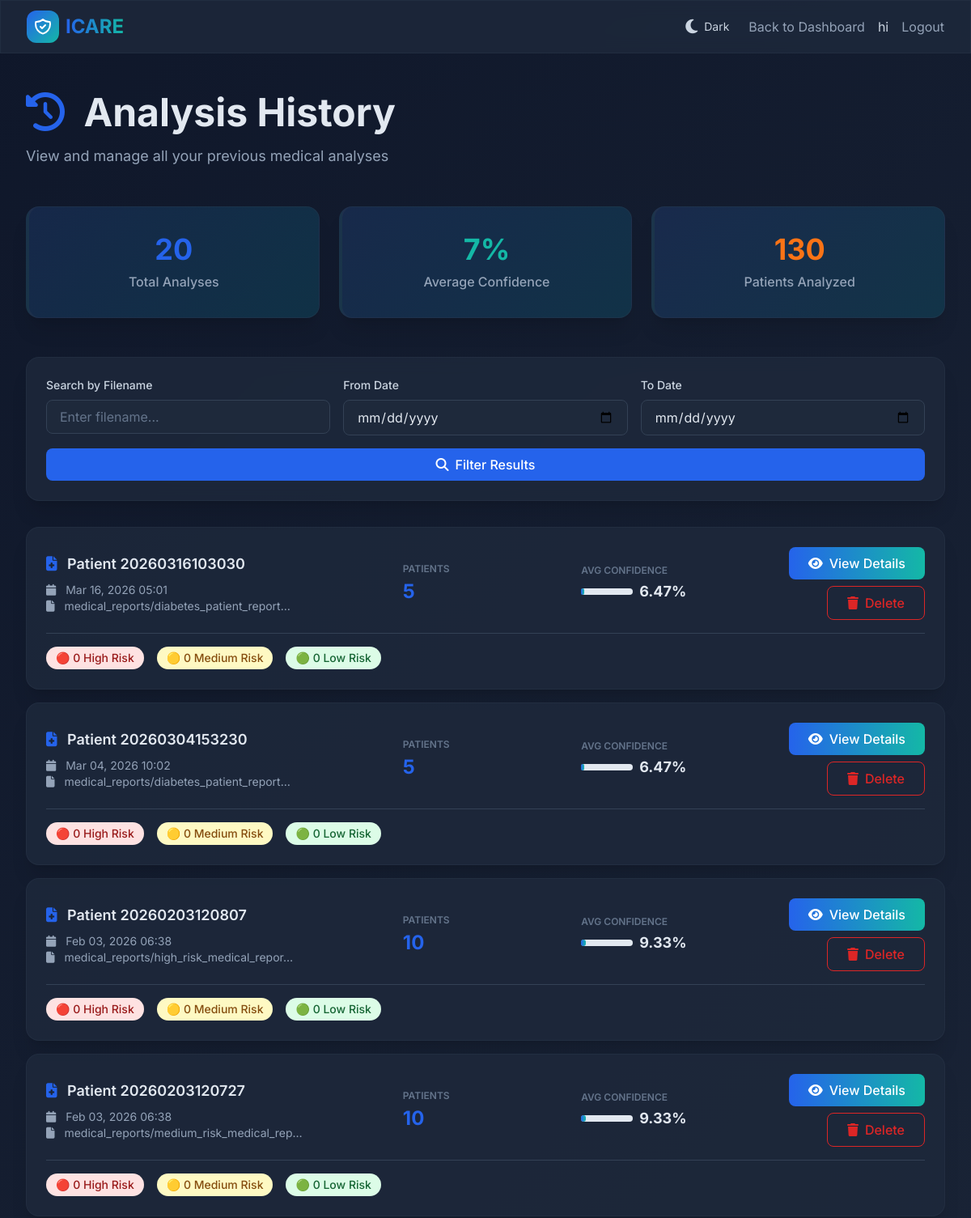
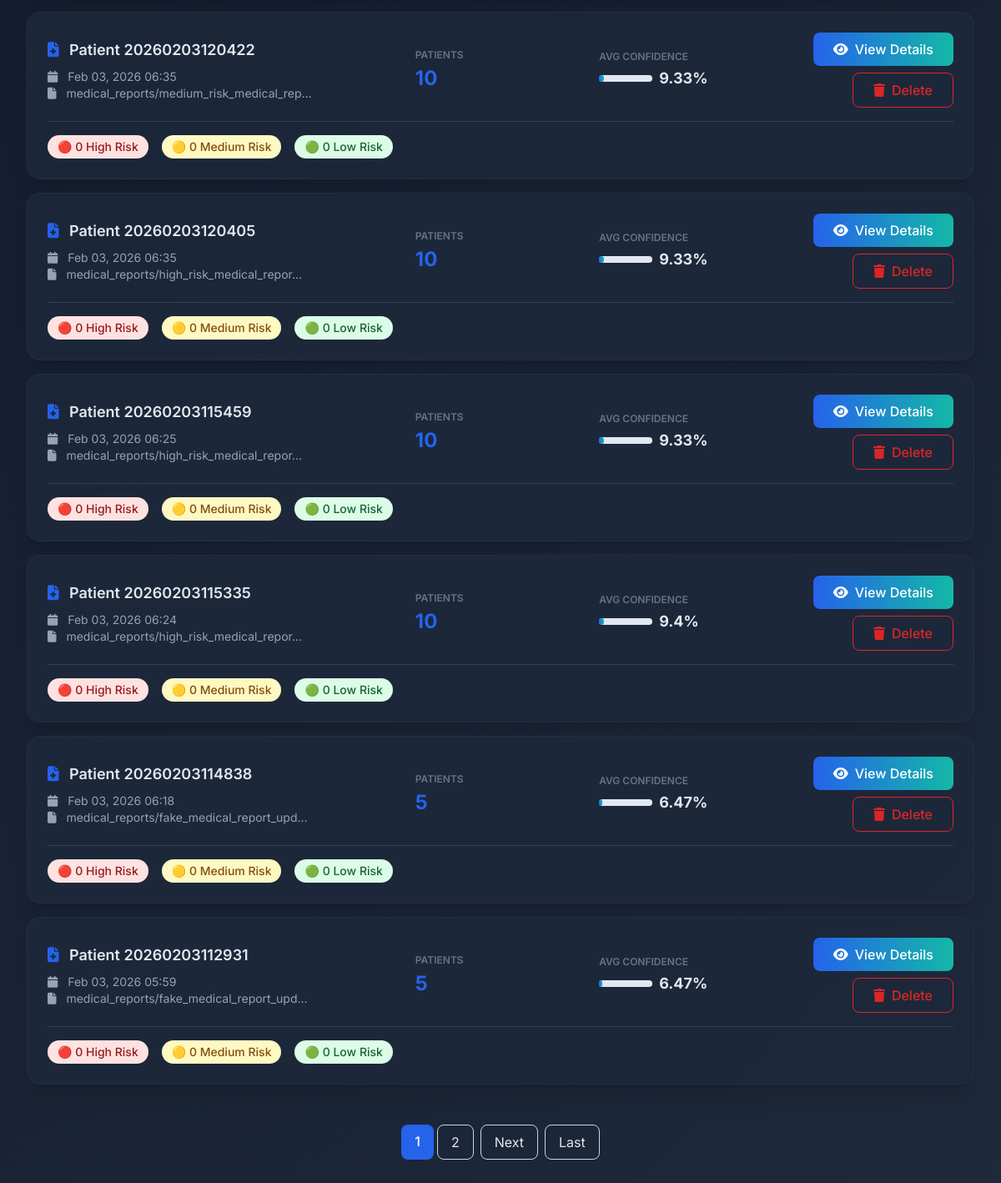
The app's page /analysis-history/ (signed in), older data (2 pictures, top to bottom).
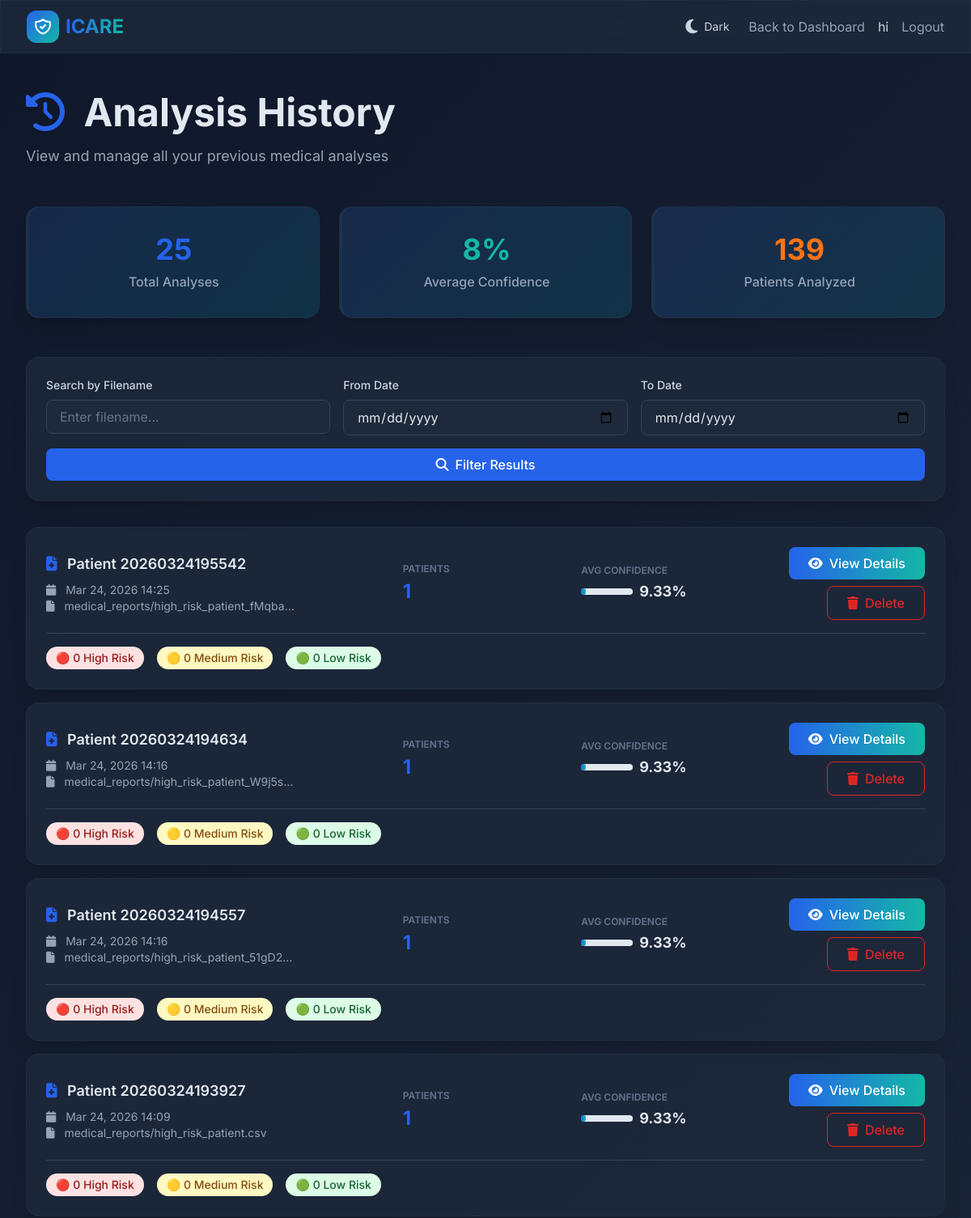
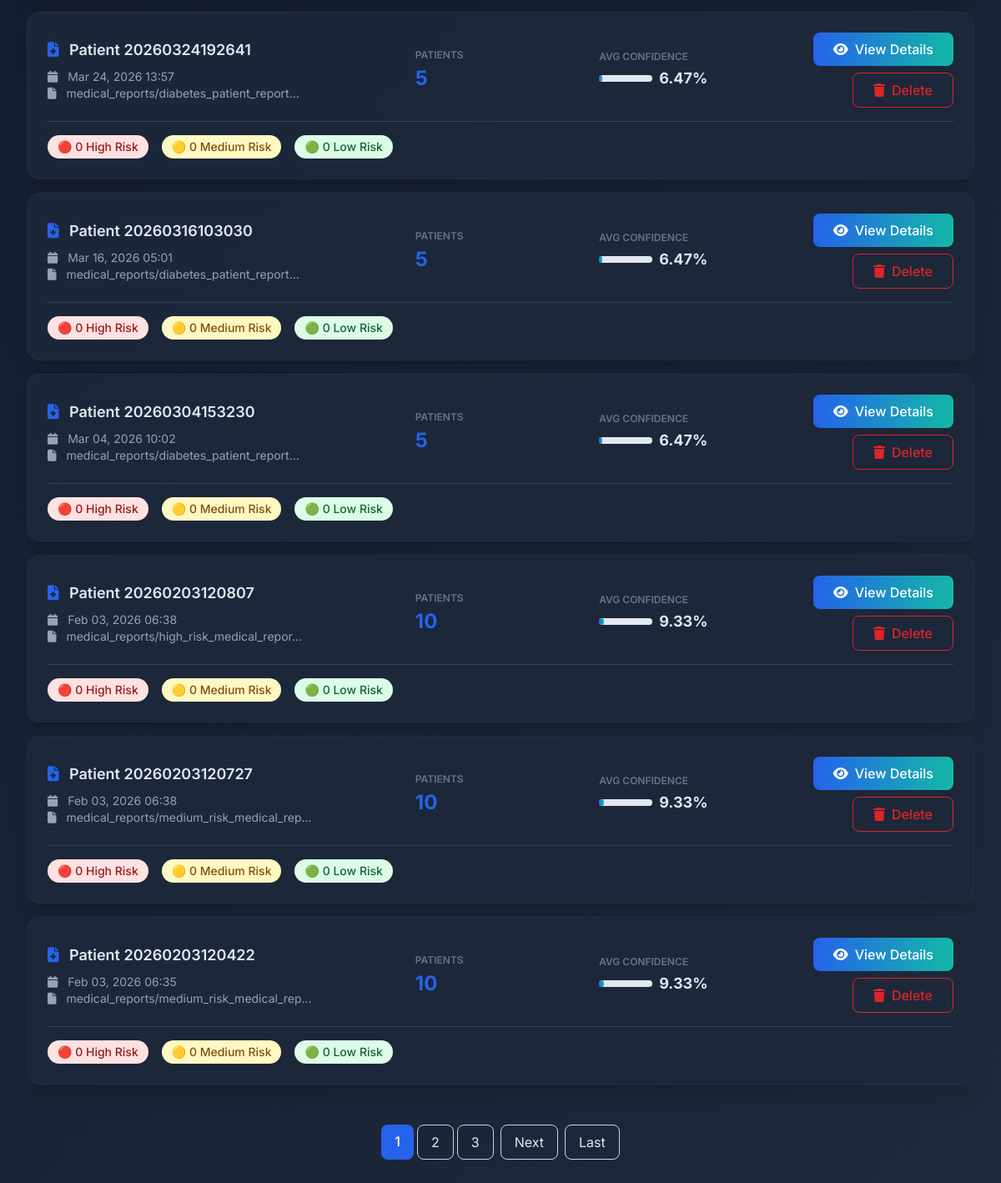
The same page, newer data (2 pictures, top to bottom).
### app/models.py (models this page shows, shortened)
class AnalysisResult(models.Model):
    RISK_CHOICES = [
        ('High', 'High Risk'),
        ('Medium', 'Medium Risk'),
        ('Low', 'Low Risk'),
    ]
    medical_report = models.OneToOneField(MedicalReport, on_delete=models.CASCADE, related_name='analysis_result')
    user = models.ForeignKey(User, on_delete=models.CASCADE, related_name='analysis_results')
    total_patients = models.IntegerField(default=0)
    total_diseases_analyzed = models.IntegerField(default=0)
    high_risk_count = models.IntegerField(default=0)
    medium_risk_count = models.IntegerField(default=0)
    low_risk_count = models.IntegerField(default=0)
    average_confidence = models.FloatField(default=0.0)
    predictions_json = models.JSONField(default=dict)
    recommendations = models.TextField(blank=True, null=True, help_text="AI-generated clinical recommendations")
    follow_up_actions = models.TextField(blank=True, null=True, help_text="Recommended follow-up actions")
    created_at = models.DateTimeField(auto_now_add=True)
    updated_at = models.DateTimeField(auto_now=True)
    analysis_duration = models.FloatField(default=0.0, help_text="Analysis time in seconds")
    class Meta:
        ordering = ['-created_at']

class MedicalReport(models.Model):
    user = models.ForeignKey(User, on_delete=models.CASCADE, related_name='medical_reports')
    patient_name = models.CharField(max_length=200, blank=True)
    csv_file = models.FileField(upload_to='medical_reports/')
    details = models.TextField(blank=True, null=True)
    age = models.IntegerField(blank=True, null=True)
    gender = models.CharField(max_length=20, blank=True, null=True)
    blood_pressure = models.CharField(max_length=20, blank=True, null=True)
    cholesterol = models.CharField(max_length=20, blank=True, null=True)
    glucose = models.CharField(max_length=20, blank=True, null=True)
    clinical_notes = models.TextField(blank=True, null=True)
    medications = models.TextField(blank=True, null=True, help_text="Current medications")
    allergies = models.TextField(blank=True, null=True)
    family_history = models.TextField(blank=True, null=True)
    created_at = models.DateTimeField(auto_now_add=True)
    updated_at = models.DateTimeField(auto_now=True)
    class Meta:
        ordering = ['-created_at']

### app/views.py (the view, shortened to what this page needs)
# urls.py: path('analysis-history/',views.analysis_history,name='analysis_history'),
@login_required(login_url='login')
def analysis_history(request):
    context = get_theme_context(request)
    analyses = AnalysisResult.objects.filter(user=request.user).order_by('-created_at')
    search_query = request.GET.get('search', '')
    from_date = request.GET.get('from_date', '')
    to_date = request.GET.get('to_date', '')
    if search_query:
        analyses = analyses.filter(
            Q(medical_report__patient_name__icontains=search_query) |
            Q(medical_report__csv_file__icontains=search_query)
        )
    if from_date:
        try:
            from_datetime = datetime.strptime(from_date, '%Y-%m-%d')
            analyses = analyses.filter(created_at__gte=from_datetime)
        except ValueError:
            pass
    total_analyses = analyses.count()
    avg_conf = analyses.aggregate(django_models.Avg('average_confidence'))['average_confidence__avg']
    total_patients = sum(a.total_patients for a in analyses) if analyses.exists() else 0
    paginator = Paginator(analyses, 10)  # 10 analyses per page
    page = request.GET.get('page')
    try:
        analyses_page = paginator.page(page)
    except PageNotAnInteger:
        analyses_page = paginator.page(1)
    except EmptyPage:
        analyses_page = paginator.page(paginator.num_pages)
    for analysis in analyses_page:
        try:
            predictions = analysis.predictions_json if isinstance(analysis.predictions_json, list) else []
            analysis.get_high_risk_count = sum(1 for p in predictions if p.get('risk') == 'High')
            analysis.get_medium_risk_count = sum(1 for p in predictions if p.get('risk') == 'Medium')
            analysis.get_low_risk_count = sum(1 for p in predictions if p.get('risk') == 'Low')
        except:
            analysis.get_high_risk_count = 0
            analysis.get_medium_risk_count = 0
            analysis.get_low_risk_count = 0
    context.update({
        'analyses': analyses_page,
        'page_obj': analyses_page,
        'is_paginated': paginator.num_pages > 1,
        'total_analyses': total_analyses,
        'avg_confidence': round(avg_conf, 2) if avg_conf else 0,
        'total_patients': total_patients,
        'search': search_query,
        'from_date': from_date,
        'to_date': to_date,
    })
    return render(request, 'analysis_history.html', context)

### app/views.py (called while the page is built)
def get_theme_context(request):
    theme = request.COOKIES.get('theme', 'dark')
    return {'theme': theme}

### app/templates/analysis_history.html (shortened to what the changed rows need)
{% load static %}
<!DOCTYPE html>
<html lang="en">
<head>
    <script src="https://cdn.tailwindcss.com"></script>
    <link rel="stylesheet" href="https://cdnjs.cloudflare.com/ajax/libs/font-awesome/6.4.0/css/all.min.css">
</head>
<body class="text-slate-900">
    <main class="max-w-7xl mx-auto px-4 sm:px-6 lg:px-8 py-12">
        <div class="mb-12 animate-fade-in-up">
            <h1 class="text-4xl md:text-5xl font-bold text-slate-900 dark:text-white mb-4">
                <i class="fas fa-history text-blue-600 mr-3"></i>
                Analysis History
            </h1>
        </div>
        {% if total_analyses > 0 %}
        <div class="grid md:grid-cols-3 gap-6 mb-12 animate-fade-in-up" style="animation-delay: 0.1s">
            <div class="glass-card stat-card rounded-2xl shadow-xl p-8 text-center border-l-4 border-blue-600">
                <div class="text-4xl font-bold text-blue-600 mb-2">{{ total_analyses }}</div>
                <p class="text-slate-600 font-medium">Total Analyses</p>
            </div>
            <div class="glass-card stat-card rounded-2xl shadow-xl p-8 text-center border-l-4 border-teal-500">
                <div class="text-4xl font-bold text-teal-500 mb-2">{{ avg_confidence|floatformat:0 }}%</div>
                <p class="text-slate-600 font-medium">Average Confidence</p>
            </div>
            <div class="glass-card stat-card rounded-2xl shadow-xl p-8 text-center border-l-4 border-orange-500">
                <div class="text-4xl font-bold text-orange-500 mb-2">{{ total_patients }}</div>
                <p class="text-slate-600 font-medium">Patients Analyzed</p>
            </div>
        </div>
        {% endif %}
        {% if analyses %}
        <div class="space-y-4 animate-fade-in-up" style="animation-delay: 0.2s">
            {% for analysis in analyses %}
            <div class="glass-card rounded-2xl shadow-xl p-6 hover:shadow-2xl transition">
                <div class="grid md:grid-cols-5 gap-4 items-center">
                    <div class="md:col-span-2">
                        <h3 class="text-lg font-semibold text-slate-900 mb-2">
                            <i class="fas fa-file-medical text-blue-600 mr-2"></i>
                            {% if analysis.medical_report.patient_name %}
                                {{ analysis.medical_report.patient_name }}
                            {% else %}
                                Analysis #{{ analysis.id }}
                            {% endif %}
                        </h3>
                        <p class="text-sm text-slate-600">
                            <i class="fas fa-calendar mr-2"></i>
                            {{ analysis.created_at|date:"M d, Y H:i" }}
                        </p>
                        <p class="text-sm text-slate-600">
                            <i class="fas fa-file mr-2"></i>
                            {{ analysis.medical_report.csv_file|truncatechars:40 }}
                        </p>
                    </div>
                    <div>
                        <p class="text-xs uppercase text-slate-500 font-semibold mb-1">Patients</p>
                        <p class="text-2xl font-bold text-blue-600">{{ analysis.total_patients }}</p>
                    </div>
                    <div>
                        <p class="text-xs uppercase text-slate-500 font-semibold mb-1">Avg Confidence</p>
                        <div class="flex items-center gap-2">
                            <div class="w-16 bg-slate-200 rounded-full h-2">
                                <div class="bg-gradient-to-r from-blue-600 to-teal-500 h-2 rounded-full"
                                     style="width: {{ analysis.average_confidence }}%"></div>
                            </div>
                            <p class="text-lg font-bold text-slate-900">{{ analysis.average_confidence }}%</p>
                        </div>
                    </div>
                    <div class="flex flex-col gap-2 justify-center md:items-end">
                        <a href="{% url 'analysis_detail' analysis.id %}"
                           class="inline-flex items-center justify-center gap-2 bg-gradient-to-r from-blue-600 to-teal-500 text-white px-6 py-2 rounded-lg font-medium hover:shadow-lg transition">
                            <i class="fas fa-eye"></i>
                            View Details
                        </a>
                        <a href="{% url 'delete_analysis' analysis.id %}"
                           class="inline-flex items-center justify-center gap-2 border border-red-600 text-red-600 px-6 py-2 rounded-lg font-medium hover:bg-red-50 transition"
                           onclick="return confirm('Are you sure you want to delete this analysis?');">
                            <i class="fas fa-trash"></i>
                            Delete
                        </a>
                    </div>
                </div>
                <div class="mt-4 pt-4 border-t border-slate-200">
                    <div class="flex gap-4 flex-wrap">
                        <div class="flex items-center gap-2">
                            <span class="px-3 py-1 bg-red-100 text-red-800 rounded-full text-sm font-medium">
                                🔴 {{ analysis.get_high_risk_count|default:0 }} High Risk
                            </span>
                        </div>
                        <div class="flex items-center gap-2">
                            <span class="px-3 py-1 bg-yellow-100 text-yellow-800 rounded-full text-sm font-medium">
                                🟡 {{ analysis.get_medium_risk_count|default:0 }} Medium Risk
                            </span>
                        </div>
                        <div class="flex items-center gap-2">
                            <span class="px-3 py-1 bg-green-100 text-green-800 rounded-full text-sm font-medium">
                                🟢 {{ analysis.get_low_risk_count|default:0 }} Low Risk
                            </span>
                        </div>
                    </div>
                </div>
            </div>
            {% endfor %}
        </div>
        {% if is_paginated %}
        <div class="mt-12 flex justify-center gap-2 animate-fade-in-up" style="animation-delay: 0.3s">
            <div class="flex gap-1">
                {% for num in page_obj.paginator.page_range %}
                    {% if page_obj.number == num %}
                    <span class="px-4 py-2 rounded-lg bg-blue-600 text-white font-medium">{{ num }}</span>
                    {% else %}
                    <a href="?page={{ num }}" class="px-4 py-2 rounded-lg border border-slate-300 hover:bg-slate-50 transition">{{ num }}</a>
                    {% endif %}
                {% endfor %}
            </div>
        </div>
        {% endif %}
        {% endif %}
    </main>
</body>
</html>

Row changes from the older to the newer data that the page shows:
no longer on this page (row unchanged): AnalysisResult: medical_report.patient_name "Patient 20260203120405", created_at "Feb 03, 2026 06:35", medical_report.csv_file "medical_reports/high_risk_medical_repor…", total_patients "10", average_confidence "9.33", get_high_risk_count "0", get_medium_risk_count "0", get_low_risk_count "0"
no longer on this page (row unchanged): AnalysisResult: medical_report.patient_name "Patient 20260203115459", created_at "Feb 03, 2026 06:25", medical_report.csv_file "medical_reports/high_risk_medical_repor…", total_patients "10", average_confidence "9.33", get_high_risk_count "0", get_medium_risk_count "0", get_low_risk_count "0"
no longer on this page (row unchanged): AnalysisResult: medical_report.patient_name "Patient 20260203115335", created_at "Feb 03, 2026 06:24", medical_report.csv_file "medical_reports/high_risk_medical_repor…", total_patients "10", average_confidence "9.4", get_high_risk_count "0", get_medium_risk_count "0", get_low_risk_count "0"
no longer on this page (row unchanged): AnalysisResult: medical_report.patient_name "Patient 20260203114838", created_at "Feb 03, 2026 06:18", medical_report.csv_file "medical_reports/fake_medical_report_upd…", total_patients "5", average_confidence "6.47", get_high_risk_count "0", get_medium_risk_count "0", get_low_risk_count "0"
no longer on this page (row unchanged): AnalysisResult: medical_report.patient_name "Patient 20260203112931", created_at "Feb 03, 2026 05:59", medical_report.csv_file "medical_reports/fake_medical_report_upd…", total_patients "5", average_confidence "6.47", get_high_risk_count "0", get_medium_risk_count "0", get_low_risk_count "0"
added AnalysisResult: medical_report.patient_name "Patient 20260324195542", created_at "Mar 24, 2026 14:25", medical_report.csv_file "medical_reports/high_risk_patient_fMqba…", total_patients "1", average_confidence "9.33", get_high_risk_count "0", get_medium_risk_count "0", get_low_risk_count "0"
added AnalysisResult: medical_report.patient_name "Patient 20260324194634", created_at "Mar 24, 2026 14:16", medical_report.csv_file "medical_reports/high_risk_patient_W9j5s…", total_patients "1", average_confidence "9.33", get_high_risk_count "0", get_medium_risk_count "0", get_low_risk_count "0"
added AnalysisResult: medical_report.patient_name "Patient 20260324194557", created_at "Mar 24, 2026 14:16", medical_report.csv_file "medical_reports/high_risk_patient_51gD2…", total_patients "1", average_confidence "9.33", get_high_risk_count "0", get_medium_risk_count "0", get_low_risk_count "0"
added AnalysisResult: medical_report.patient_name "Patient 20260324193927", created_at "Mar 24, 2026 14:09", medical_report.csv_file "medical_reports/high_risk_patient.csv", total_patients "1", average_confidence "9.33", get_high_risk_count "0", get_medium_risk_count "0", get_low_risk_count "0"
added AnalysisResult: medical_report.patient_name "Patient 20260324192641", created_at "Mar 24, 2026 13:57", medical_report.csv_file "medical_reports/diabetes_patient_report…", total_patients "5", average_confidence "6.47", get_high_risk_count "0", get_medium_risk_count "0", get_low_risk_count "0"
Text that changed along with them:
{{ total_analyses }}: "20" → "25"
{{ avg_confidence|floatformat:0 }}: "7" → "8"
{{ total_patients }}: "130" → "139"
new list line: "3"
